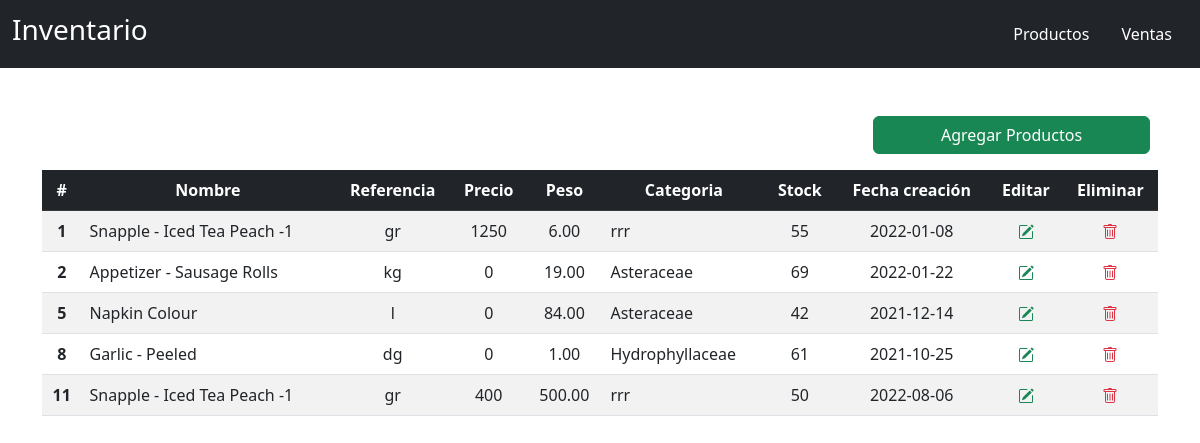
Screenshot of /src/public/views/home/ with the database file from the repository.
### tables this page shows
CREATE TABLE `products` (
  `id` int(11) NOT NULL,
  `name` varchar(250) NOT NULL,
  `reference` varchar(250) NOT NULL,
  `price` int(11) NOT NULL,
  `weight` decimal(11,2) NOT NULL,
  `category` varchar(250) NOT NULL,
  `stock` int(11) NOT NULL,
  `created_at` date NOT NULL
);

### src/private/model/connection.php (called while the page is built)
<?php
class Connection
{
  private $driver="mysql";
  private $host ="localhost";
  private $user="root";
  private $pass='';
  private $dbName="inventory";
  private $charset="utf8";
  protected function conexion()
  {
    try{
      $pdo = new PDO("{$this->driver}:host={$this->host};dbname={$this->dbName};charset={$this->charset}", $this->user, $this->pass);
      $pdo->setAttribute(PDO::ATTR_ERRMODE, PDO::ERRMODE_EXCEPTION);
      return $pdo;
    }
    catch (PDOException $e)
    {
      die($e->getMessage());
    }
  }
}
?>

### src/private/model/crud.php (called while the page is built, shortened)
<?php
require_once 'connection.php';
abstract class Crud extends Connection
{
  private $connection;
  private $table;
  public function __construct($table)
  {
    $this->table=(string) $table;
    $this->connection = parent::conexion();
  }
  public function getAll()
  {
    try {
      $stm = $this->connection->prepare("SELECT * FROM $this->table");
      $stm->execute();
      return $stm->fetchAll(PDO::FETCH_OBJ);
    } catch (PDOException $e) {
      die($e->getMessage());
    }
  }
}

### src/public/views/home/index.php (the view, shortened to what this page needs)
<?php
  require_once("../layouts/header.php");
  $products = new Product();
?>
<div class="d-flex align-items-end justify-content-end pe-2 mb-3">
  <a href="../products/form.php" class="btn btn-success w-25">Agregar Productos</a>
</div>
<div class="table-responsive">
  <table class="table table-striped text-center">
    <thead class="table-dark">
      <tr>
        <th scope="col">#</th>
        <th scope="col">Nombre</th>
        <th scope="col">Referencia</th>
        <th scope="col">Precio</th>
        <th scope="col">Peso</th>
        <th scope="col">Categoria</th>
        <th scope="col">Stock</th>
        <th scope="col">Fecha creación</th>
        <th scope="col">Editar</th>
        <th scope="col">Eliminar</th>
      </tr>
    </thead>
    <tbody>
      <?php
        foreach ($products->getAll() as $row) {
          echo "<tr>";
          echo "<th scope='row'>" . $row->id . "</th>";
          echo "<td class='text-start'>" . $row->name . "</td>";
          echo "<td>" . $row->reference . "</td>";
          echo "<td>" . $row->price . "</td>";
          echo "<td>" . $row->weight . "</td>";
          echo "<td class='text-start'>" . $row->category . "</td>";
          echo "<td>" . $row->stock . "</td>";
          echo "<td>" . $row->created_at . "</td>";
          echo "<td><a class='text-success' href='" . PATH_PRODUCT_EDIT . "?id=" . $row->id . "'>";
          echo "</a></td>";
          echo "<td><a class='text-danger' href='" . PATH_PRODUCT_DELETE . "?id=" . $row->id . "'>";
          echo "</a></td>";
          echo "</tr>";
        }
      ?>
    </tbody>
  </table>
</div>
<?php
  require_once("../layouts/footer.php");
?>

### src/public/views/layouts/header.php (shortened to what this page needs)
<!DOCTYPE html>
<html lang="en">
<head>
<link href="https://cdn.jsdelivr.net/npm/bootstrap@5.2.0/dist/css/bootstrap.min.css" rel="stylesheet">
<body>
  <?php
    require_once("navbar.php");
  ?>
  <div class="container-xl mt-5">

### src/public/views/layouts/navbar.php
<nav class="navbar navbar-expand-lg navbar-dark bg-dark">
  <div class="container-fluid">
    <a class="navbar-brand" href=""><h3>Inventario</h3></a>
    <ul class="nav justify-content-end">
      <li class="nav-item">
        <a class="nav-link text-white" href="../home/">Productos</a>
      </li>
      <li class="nav-item">
        <a class="nav-link text-white" href="../sales/">Ventas</a>
      </li>
    </ul>
  </div>
</nav>

### src/public/views/layouts/footer.php (shortened to what this page needs)
</div>
<script src="https://cdn.jsdelivr.net/npm/bootstrap@5.2.0/dist/js/bootstrap.bundle.min.js"></script></head>
</body>
</html>

### rows the page displays
products: id "1", name "Snapple - Iced Tea Peach -1", reference "gr", price "1250", weight "6.00", category "rrr", stock "55", created_at "2022-01-08"
products: id "2", name "Appetizer - Sausage Rolls", reference "kg", price "0", weight "19.00", category "Asteraceae", stock "69", created_at "2022-01-22"
products: id "5", name "Napkin Colour", reference "l", price "0", weight "84.00", category "Asteraceae", stock "42", created_at "2021-12-14"
products: id "8", name "Garlic - Peeled", reference "dg", price "0", weight "1.00", category "Hydrophyllaceae", stock "61", created_at "2021-10-25"
products: id "11", name "Snapple - Iced Tea Peach -1", reference "gr", price "400", weight "500.00", category "rrr", stock "50", created_at "2022-08-06"
